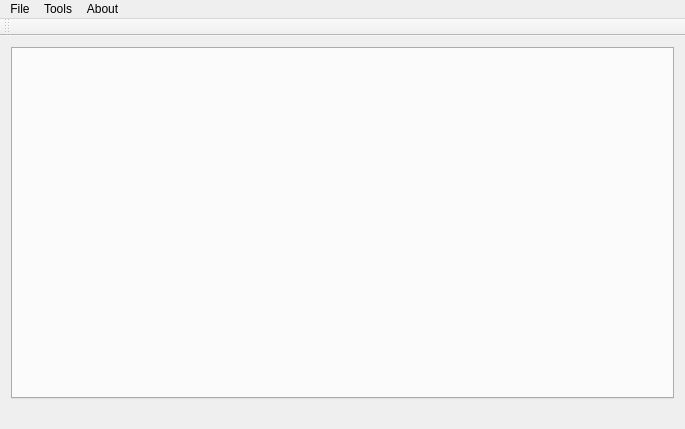
<?xml version="1.0" encoding="UTF-8"?>
<ui version="4.0">
 <class>MinervaWindow</class>
 <widget class="QMainWindow" name="MinervaWindow">
  <property name="geometry">
   <rect>
    <x>0</x>
    <y>0</y>
    <width>685</width>
    <height>429</height>
   </rect>
  </property>
  <property name="windowTitle">
   <string>Minerva</string>
  </property>
  <widget class="QWidget" name="centralWidget">
   <property name="sizePolicy">
    <sizepolicy hsizetype="Preferred" vsizetype="Preferred">
     <horstretch>0</horstretch>
     <verstretch>0</verstretch>
    </sizepolicy>
   </property>
   <property name="styleSheet">
    <string notr="true">padding:0</string>
   </property>
   <layout class="QHBoxLayout" name="horizontalLayout">
    <item>
     <widget class="MinervaTabWidget" name="documentTabs">
      <property name="minimumSize">
       <size>
        <width>15</width>
        <height>15</height>
       </size>
      </property>
      <property name="maximumSize">
       <size>
        <width>10000</width>
        <height>10000</height>
       </size>
      </property>
      <property name="styleSheet">
       <string notr="true"/>
      </property>
      <property name="currentIndex">
       <number>-1</number>
      </property>
      <property name="tabsClosable">
       <bool>true</bool>
      </property>
     </widget>
    </item>
   </layout>
  </widget>
  <widget class="QMenuBar" name="menuBar">
   <property name="geometry">
    <rect>
     <x>0</x>
     <y>0</y>
     <width>685</width>
     <height>21</height>
    </rect>
   </property>
   <widget class="QMenu" name="menuAbout">
    <property name="title">
     <string>About</string>
    </property>
    <addaction name="actionAbout_Minerva"/>
   </widget>
   <widget class="QMenu" name="menuFile">
    <property name="title">
     <string>File</string>
    </property>
    <addaction name="actionNew"/>
    <addaction name="action_Open"/>
    <addaction name="action_Save"/>
    <addaction name="actionSave_As"/>
    <addaction name="separator"/>
    <addaction name="actionExit"/>
   </widget>
   <widget class="QMenu" name="menuTools">
    <property name="title">
     <string>Tools</string>
    </property>
    <addaction name="actionLanguages"/>
   </widget>
   <addaction name="menuFile"/>
   <addaction name="menuTools"/>
   <addaction name="menuAbout"/>
  </widget>
  <widget class="QToolBar" name="mainToolBar">
   <attribute name="toolBarArea">
    <enum>TopToolBarArea</enum>
   </attribute>
   <attribute name="toolBarBreak">
    <bool>false</bool>
   </attribute>
  </widget>
  <widget class="QStatusBar" name="statusBar">
   <property name="sizeGripEnabled">
    <bool>false</bool>
   </property>
  </widget>
  <action name="actionNew">
   <property name="text">
    <string>&amp;New</string>
   </property>
   <property name="shortcut">
    <string>Ctrl+N</string>
   </property>
  </action>
  <action name="action_Open">
   <property name="text">
    <string>&amp;Open..</string>
   </property>
   <property name="shortcut">
    <string>Ctrl+O</string>
   </property>
  </action>
  <action name="actionExit">
   <property name="text">
    <string>&amp;Exit</string>
   </property>
   <property name="shortcut">
    <string>Ctrl+Q</string>
   </property>
  </action>
  <action name="actionAbout_Minerva">
   <property name="text">
    <string>About Minerva</string>
   </property>
  </action>
  <action name="action_Save">
   <property name="text">
    <string>&amp;Save</string>
   </property>
   <property name="shortcut">
    <string>Ctrl+S</string>
   </property>
  </action>
  <action name="actionSave_As">
   <property name="text">
    <string>S&amp;ave As..</string>
   </property>
   <property name="shortcut">
    <string>Ctrl+Shift+S</string>
   </property>
  </action>
  <action name="actionLanguages">
   <property name="text">
    <string>Languages</string>
   </property>
  </action>
 </widget>
 <layoutdefault spacing="6" margin="11"/>
 <customwidgets>
  <customwidget>
   <class>MinervaTabWidget</class>
   <extends>QTabWidget</extends>
   <header>minervatabwidget.h</header>
   <container>1</container>
  </customwidget>
 </customwidgets>
 <resources/>
 <connections/>
</ui>
